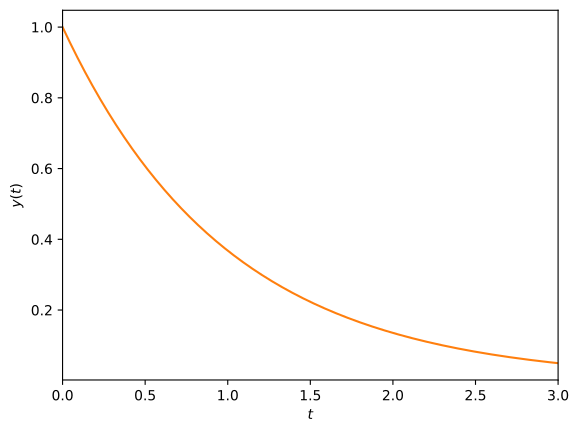

Python code for this plot:
import numpy as np
from scipy.integrate import odeint
import matplotlib.pyplot as plt

deriv = lambda t, y : -y

initial_value = 1
times = np.linspace(0, 3, 1000)

solution = odeint(deriv, initial_value, times, tfirst=True)

fig, ax = plt.subplots()

ax.plot(times, solution, ls="solid", color="tab:orange")

ax.set_xlim(left=np.min(times), right=np.max(times))

ax.set_xlabel(r"$t$")
ax.set_ylabel(r"$y(t)$")

fig.savefig("diego/day-7/odeint_example.pdf", bbox_inches="tight")
